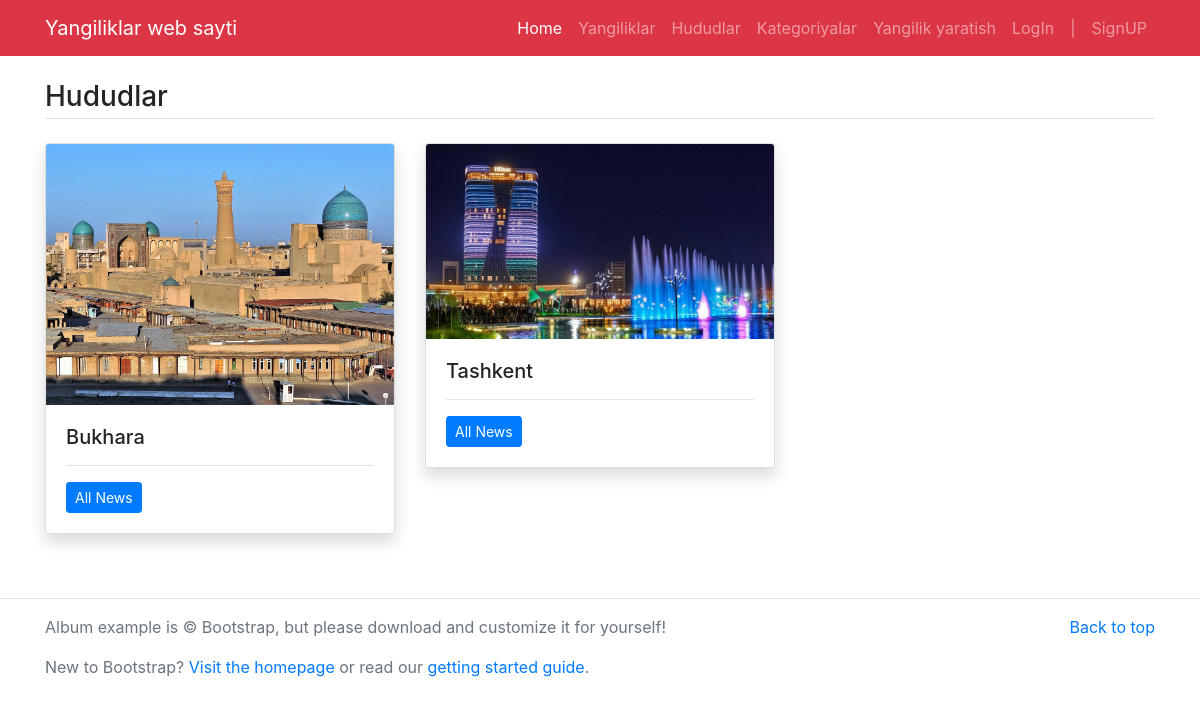
Before: /regions/ with the older database file.
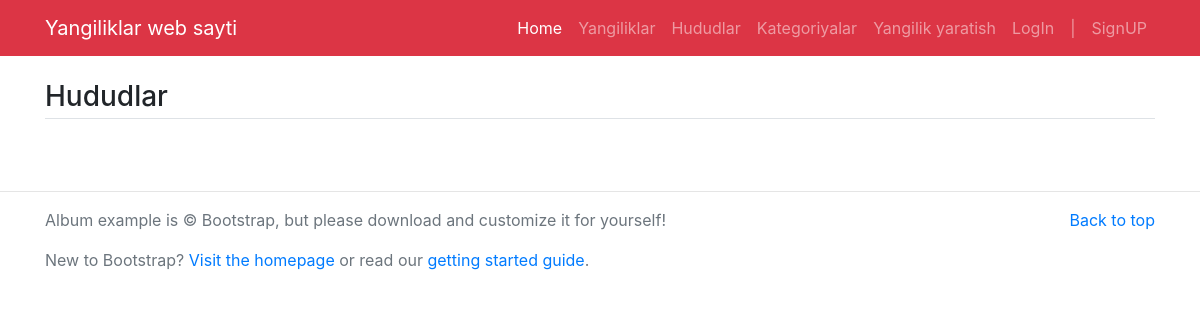
After: the same page with the newer database file.
### app/models.py (models this page shows, shortened)
class Region(models.Model):
    name = models.CharField(max_length=100)
    image = models.ImageField(upload_to='media/', null=True)

### app/views.py (the view)
# urls.py: path('regions/', regions_view, name='regions'),
def regions_view(request):
    regions = Region.objects.all()
    return render(request, 'regions-page.html', {
        'regions': regions
    })

### templates/regions-page.html
{% extends 'base.html' %}
{% block content%}
<main class="container mt-3 mb-5">
	<h3 class="border-bottom pb-1 my-4">Hududlar</h3>
	<div class="row">
	{% for region in regions%}
		<div class="col-md-4">
			<div class="card mb-3 shadow">
			 <img src="/media/{{region.image}}" class="card-img-top" alt="{{region.name}}">
			  <div class="card-body">
			    <h5 class="card-title">{{region.name }}</h5>
			    <hr/>
			    <p class="card-text"><a href="/region/{{region.id}}" class="btn btn-sm btn-primary">All News</a></p>
			  </div>
			</div>
		</div>
	{% endfor%}
	</div>
</main>
{% endblock%}

Changed rows visible on the page:
removed Region: image (picture), name "Bukhara"
removed Region: image (picture), name "Tashkent"
